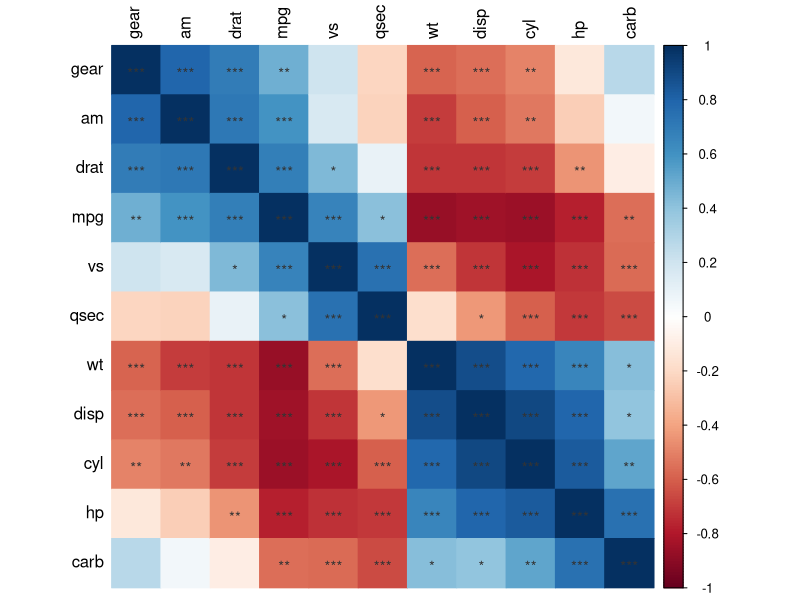
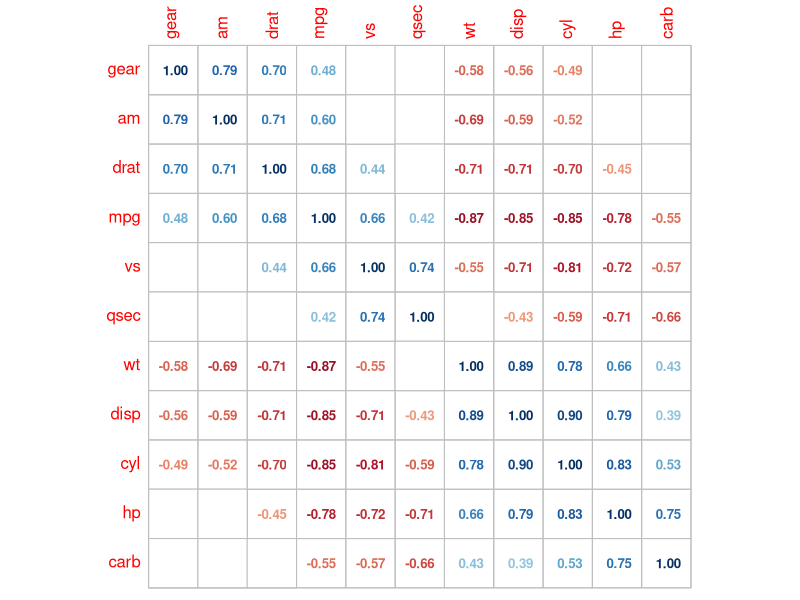
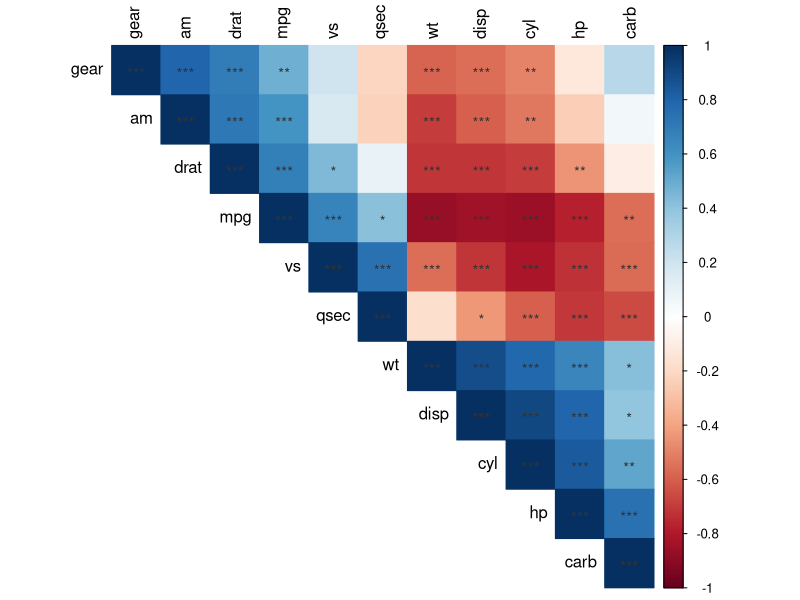
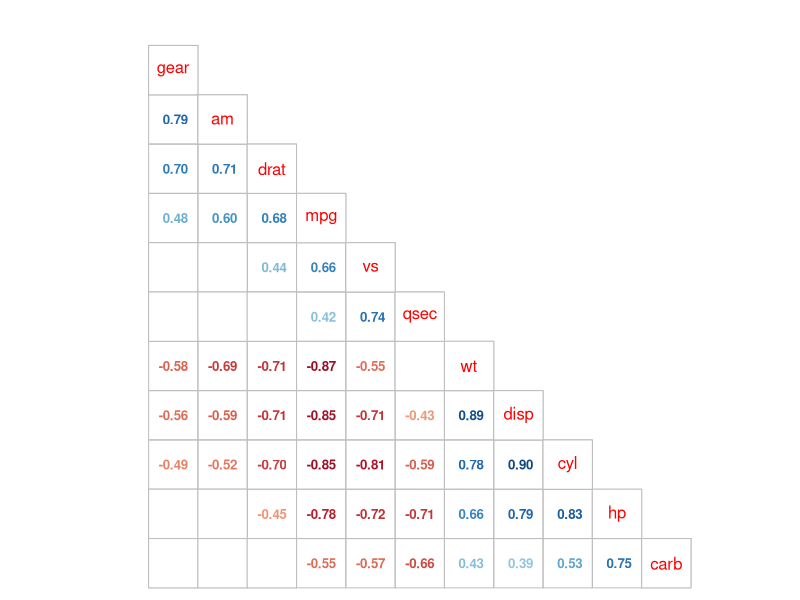
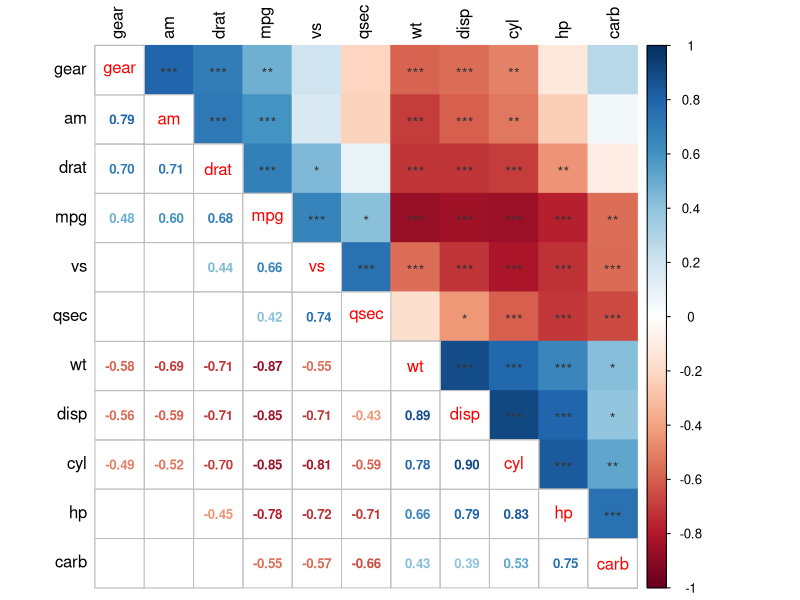

Write the R code that produced these figures, in order.

library(corrplot)

data(mtcars)
mt <- mtcars
M = cor(mt)

testRes = cor.mtest(mt, conf.level = 0.95)
###########
corrplot(M, p.mat = testRes$p, method = 'color', 
         sig.level = c(0.001, 0.01, 0.05), pch.cex = 0.9,
         insig = 'label_sig', pch.col = 'grey20', order = 'AOE', tl.col = 'black')

corrplot(M,  method = 'number', p.mat = testRes$p, insig = 'blank',
         number.cex = 0.8, order = 'AOE', cl.pos = 'n')

###########
corrplot(M, p.mat = testRes$p, method = 'color',  type = 'upper',
         sig.level = c(0.001, 0.01, 0.05), pch.cex = 0.9,
         insig = 'label_sig', pch.col = 'grey20', order = 'AOE', tl.col = 'black')

corrplot(M,  method = 'number', type = 'lower',p.mat = testRes$p, insig = 'blank',
         number.cex = 0.8, order = 'AOE', cl.pos = 'n',  tl.pos = 'd')


###############
corrplot(M, p.mat = testRes$p, method = 'color',  type = 'upper',
         sig.level = c(0.001, 0.01, 0.05), pch.cex = 0.9,
         insig = 'label_sig', pch.col = 'grey20', order = 'AOE', tl.pos = 'tp', tl.col = 'black')


corrplot(M,  method = 'number', type = 'lower',p.mat = testRes$p, insig = 'blank',
          number.cex = 0.8, order = 'AOE', add = TRUE, tl.pos = 'd', cl.pos = 'n')
